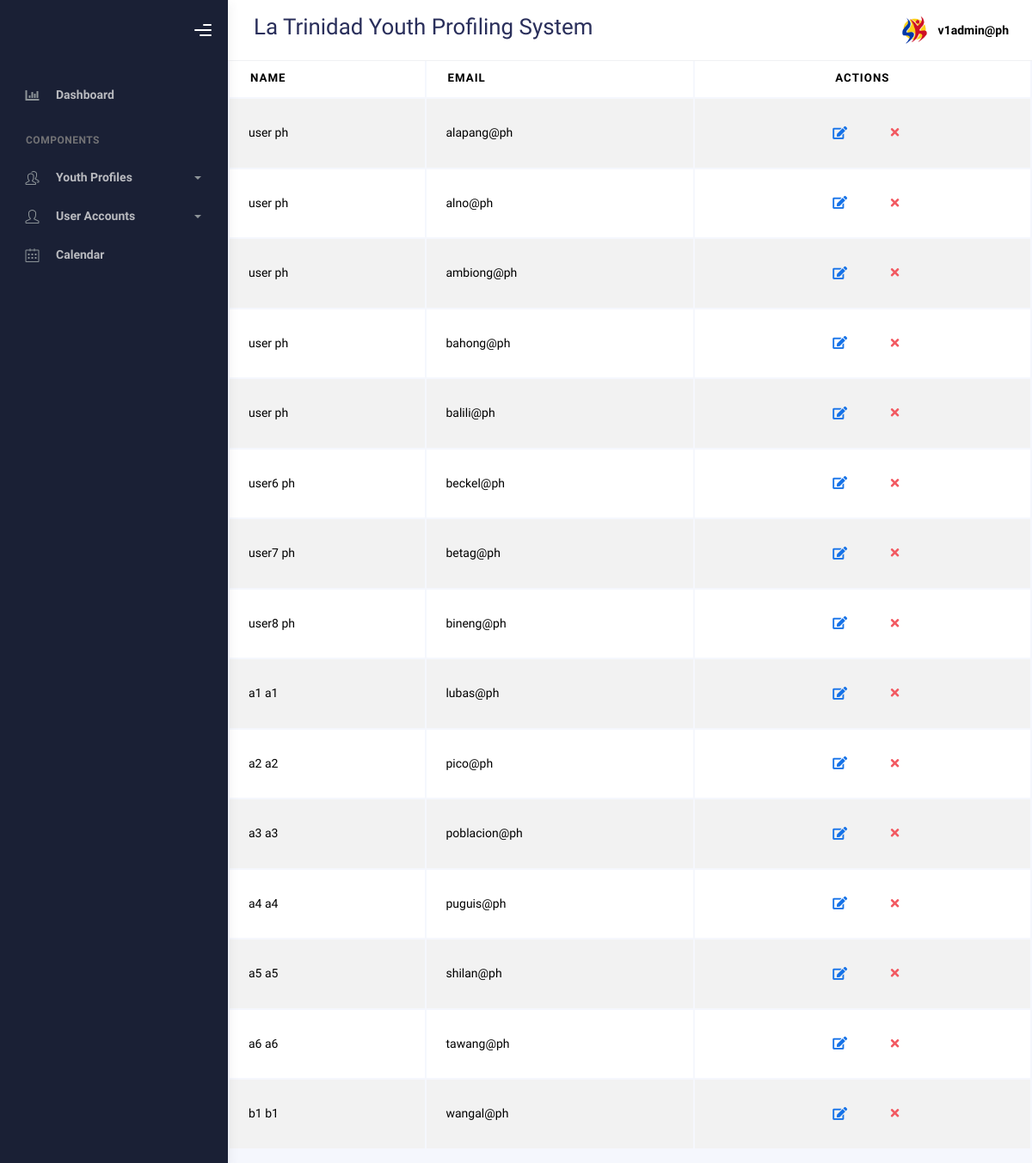
Page /admin/accounts.php (signed in) on the committed database.
### tables this page shows
CREATE TABLE `account` (
  `id` int(250) NOT NULL,
  `email` varchar(50) NOT NULL,
  `password` varchar(255) NOT NULL,
  `FirstName` varchar(50) NOT NULL,
  `LastName` varchar(50) NOT NULL,
  `role` enum('superadmin','admin','user') NOT NULL DEFAULT 'user',
  `code` varchar(50) DEFAULT NULL
);

### admin/accounts.php (the view, shortened to what this page needs)
<?php
include("../connection/conne.php");
$barangay_code = "";
?>
<!DOCTYPE html>
<html lang="en">
  <head>
    <link rel="stylesheet" href="../bootstrap/assets/css/bootstrap.min.css" />
    <link rel="stylesheet" href="../bootstrap/assets/css/plugins.min.css" />
    <link rel="stylesheet" href="../bootstrap/assets/css/kaiadmin.min.css" />
  </head>
  <body>
    <div class="wrapper">
      <div class="sidebar" data-background-color="dark">
        <div class="sidebar-logo">
          <div class="logo-header" data-background-color="dark">
            <div class="nav-toggle">
              <button class="btn btn-toggle toggle-sidebar">
                <i class="gg-menu-right"></i>
              </button>
            </div>
          </div>
        </div>
        <div class="sidebar-wrapper scrollbar scrollbar-inner">
          <div class="sidebar-content">
            <ul class="nav nav-secondary">
            <li class="nav-item">
                <a
                  href="homepage.php"
                  aria-expanded="false"
                >
                  <i class="fas fa-chart-bar"></i>
                  <p>Dashboard</p>
                </a>
              </li>
              <li class="nav-section">
                <h4 class="text-section">Components</h4>
              </li>
              <li class="nav-item">
              <li class="nav-item">
              <a data-bs-toggle="collapse" href="#tables"><i class="fas icon-people"></i><p>Youth Profiles</p><span class="caret"></span></a>
              </li>
              <li class="nav-item">
                <a data-bs-toggle="collapse" href="#forms">
                  <i class="fas icon-user"></i>
                  <p>User Accounts</p>
                  <span class="caret"></span>
                </a>
              </li>
              <li class="nav-item">
                <a href="calendar.php">
                  <i class="fas icon-calendar"></i>
                  <p>Calendar</p>
                </a>
              </li>
            </ul>
          </div>
        </div>
      </div>
      <div class="main-panel">
        <div class="main-header">
          <nav
            class="navbar navbar-header navbar-header-transparent navbar-expand-lg border-bottom"
          >
            <div class="container-fluid">
              <h2><?php echo $barangay_code; ?> La Trinidad Youth Profiling System</h2>
              <ul class="navbar-nav topbar-nav ms-md-auto align-items-center">
                <li class="nav-item topbar-user dropdown hidden-caret">
                  <a
                    class="dropdown-toggle profile-pic"
                    data-bs-toggle="dropdown"
                    aria-expanded="false">
                    <div class="avatar-sm">
                      <img
                        src="../bootstrap/assets/img/profile.jpg"
                        alt="..."
                        class="avatar-img rounded-circle"
                      />
                    </div>
                    <span class="profile-username">
                    <span class="fw-bold"><?php echo $_SESSION['email']; ?></span>
                    </span>
                  </a>
                </li>
              </ul>
            </div>
          </nav>
        </div>
        <div class="content">
        <h1>User Accounts</h1>
        <?php
        $current_user_email = $_SESSION['email'];
        $role = $_SESSION['role'];
        if ($role === 'superadmin') {
        $sql_fetch = "SELECT * FROM account WHERE role = 'admin' AND email != '$current_user_email'";
        } elseif ($role === 'admin') {
        $sql_fetch = "SELECT * FROM account WHERE role = 'user' AND email != '$current_user_email'";
        } else {
        echo "Unauthorized access.";
        exit();
        }
    $sql_result = mysqli_query($conn, $sql_fetch);
    if ($sql_result && mysqli_num_rows($sql_result) > 0) {
        ?>
            <div class="section">
            <div class="table-responsive">
                  <table class="display table table-striped table-hover dataTable" id="add-row">
                    <thead>
                        <tr>
                          <th>Name</th>
                          <th>Email</th>
                          <th><center>Actions</center></th>
                        </tr>
                      </thead>
                      <tbody>
                      <?php
                        while ($row = mysqli_fetch_assoc($sql_result)) {
                            $id = $row['id'];
                            $lname = $row['LastName'];
                            $fname = $row['FirstName'];
                            $email = $row['email'];
                            $fullName = $fname . ' ' . $lname;
                            ?>
                            <tr>
                                <td><?= htmlspecialchars($fullName); ?></td>
                                <td style="text-transform:lowercase"><?= htmlspecialchars($email); ?></td>
                                <td><center>
                                    <a href="update_acc.php?id=<?= htmlspecialchars($id); ?>" class="btn btn-link btn-primary btn-lg" data-bs-toggle="tooltip" title="Edit"><i class="fa fa-edit"></i></a>
                                    <a href="#" class="btn btn-link btn-danger" title="Delete" data-bs-toggle="tooltip"
                                      onclick='showDeleteConfirmation(event, <?= json_encode($id); ?>);'><i class="fa fa-times"></i></a>
                                </center></td>
                            </tr>
                        <?php } ?>
                      </tbody>
                    </table>
                </div>
            </div>
        <?php } else { ?>
            <p>No accounts found.</p>
        <?php } ?>
    </div>
  </div>
  </div>
</body>
</html>

### rows in the picture
account: fullName "user ph", email "alapang@ph"
account: fullName "user ph", email "alno@ph"
account: fullName "user ph", email "ambiong@ph"
account: fullName "user ph", email "bahong@ph"
account: fullName "user ph", email "balili@ph"
account: fullName "user6 ph", email "beckel@ph"
account: fullName "user7 ph", email "betag@ph"
account: fullName "user8 ph", email "bineng@ph"
account: fullName "a1 a1", email "lubas@ph"
account: fullName "a2 a2", email "pico@ph"
account: fullName "a3 a3", email "poblacion@ph"
account: fullName "a4 a4", email "puguis@ph"
account: fullName "a5 a5", email "shilan@ph"
account: fullName "a6 a6", email "tawang@ph"
account: fullName "b1 b1", email "wangal@ph"

### other values in the picture
$_SESSION['email'] "v1admin@ph"
